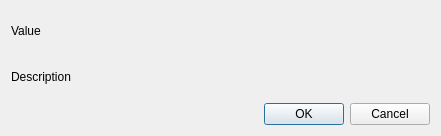
<?xml version="1.0" encoding="UTF-8"?>
<ui version="4.0">
 <class>CSDialog</class>
 <widget class="QDialog" name="CSDialog">
  <property name="geometry">
   <rect>
    <x>0</x>
    <y>0</y>
    <width>441</width>
    <height>136</height>
   </rect>
  </property>
  <property name="windowTitle">
   <string>CSDialog</string>
  </property>
  <layout class="QVBoxLayout" name="verticalLayout_3">
   <item>
    <layout class="QVBoxLayout" name="verticalLayout_2">
     <item>
      <layout class="QVBoxLayout" name="verticalLayoutValue">
       <item>
        <widget class="QLabel" name="label">
         <property name="text">
          <string>Value</string>
         </property>
        </widget>
       </item>
      </layout>
     </item>
     <item>
      <widget class="QLabel" name="labelDescription">
       <property name="text">
        <string>Description</string>
       </property>
      </widget>
     </item>
     <item>
      <layout class="QHBoxLayout" name="horizontalLayout">
       <item>
        <spacer name="horizontalSpacer">
         <property name="orientation">
          <enum>Qt::Horizontal</enum>
         </property>
         <property name="sizeHint" stdset="0">
          <size>
           <width>40</width>
           <height>20</height>
          </size>
         </property>
        </spacer>
       </item>
       <item>
        <widget class="QPushButton" name="pushButtonOK">
         <property name="text">
          <string>OK</string>
         </property>
        </widget>
       </item>
       <item>
        <widget class="QPushButton" name="pushButtonCancel">
         <property name="text">
          <string>Cancel</string>
         </property>
        </widget>
       </item>
      </layout>
     </item>
    </layout>
   </item>
  </layout>
 </widget>
 <layoutdefault spacing="6" margin="11"/>
 <resources/>
 <connections>
  <connection>
   <sender>pushButtonCancel</sender>
   <signal>clicked()</signal>
   <receiver>CSDialog</receiver>
   <slot>reject()</slot>
   <hints>
    <hint type="sourcelabel">
     <x>460</x>
     <y>113</y>
    </hint>
    <hint type="destinationlabel">
     <x>464</x>
     <y>214</y>
    </hint>
   </hints>
  </connection>
  <connection>
   <sender>pushButtonOK</sender>
   <signal>clicked()</signal>
   <receiver>CSDialog</receiver>
   <slot>onOKPressed()</slot>
   <hints>
    <hint type="sourcelabel">
     <x>375</x>
     <y>106</y>
    </hint>
    <hint type="destinationlabel">
     <x>395</x>
     <y>247</y>
    </hint>
   </hints>
  </connection>
 </connections>
 <slots>
  <slot>onOKPressed()</slot>
 </slots>
</ui>
